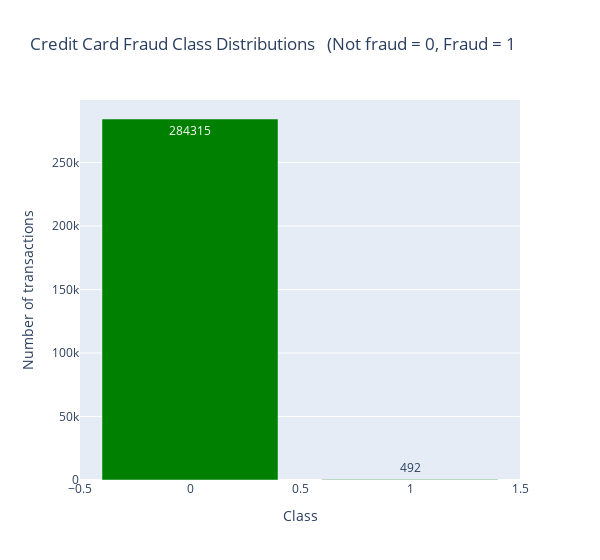

Notebook cell for this chart:
### Code cell
temp = df["Class"].value_counts()
data = pd.DataFrame({'Class': temp.index,'values': temp.values})

trace = go.Bar(
    x = data['Class'],y = data['values'],
    name="Credit Card Fraud Class Distributions \n (Not fraud = 0, Fraud = 1)",
    marker=dict(color="Green"),
    text=data['values']
)
data_unbalance = [trace]
layout = dict(title = 'Credit Card Fraud Class Distributions \n (Not fraud = 0, Fraud = 1',
          xaxis = dict(title = 'Class', showticklabels=True), 
          yaxis = dict(title = 'Number of transactions'),
          hovermode = 'closest',width=600
         )
fig = dict(data=data_unbalance, layout=layout)
iplot(fig, filename='class')

### Figure 1 — Plotly figure (JSON) as saved in the notebook; plotly's stock layout.template omitted (floating-point values rounded to 4 significant figures)
{"data": [{"marker": {"color": "Green"}, "name": "Credit Card Fraud Class Distributions \n (Not fraud = 0, Fraud = 1)", "text": [284315, 492], "type": "bar", "x": [0, 1], "y": [284315, 492]}], "layout": {"hovermode": "closest", "title": {"text": "Credit Card Fraud Class Distributions \n (Not fraud = 0, Fraud = 1"}, "width": 600, "xaxis": {"showticklabels": true, "title": {"text": "Class"}}, "yaxis": {"title": {"text": "Number of transactions"}}}}
